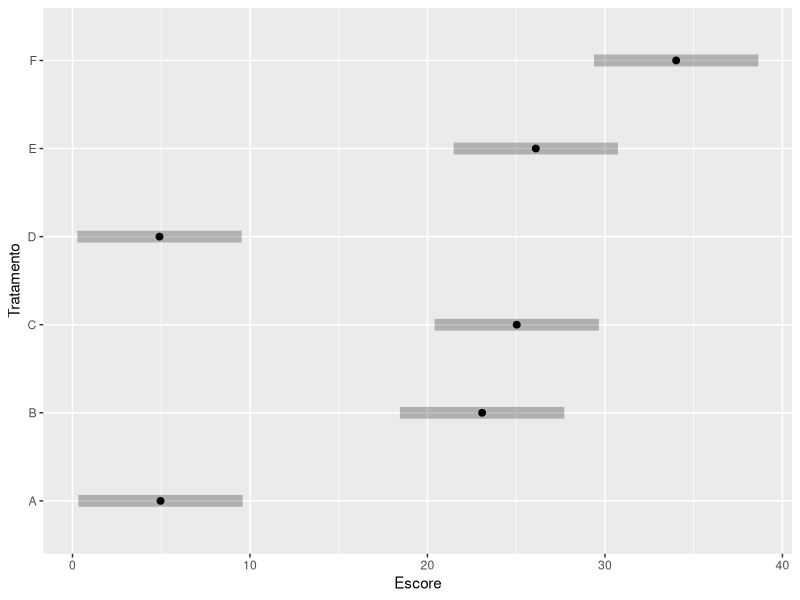
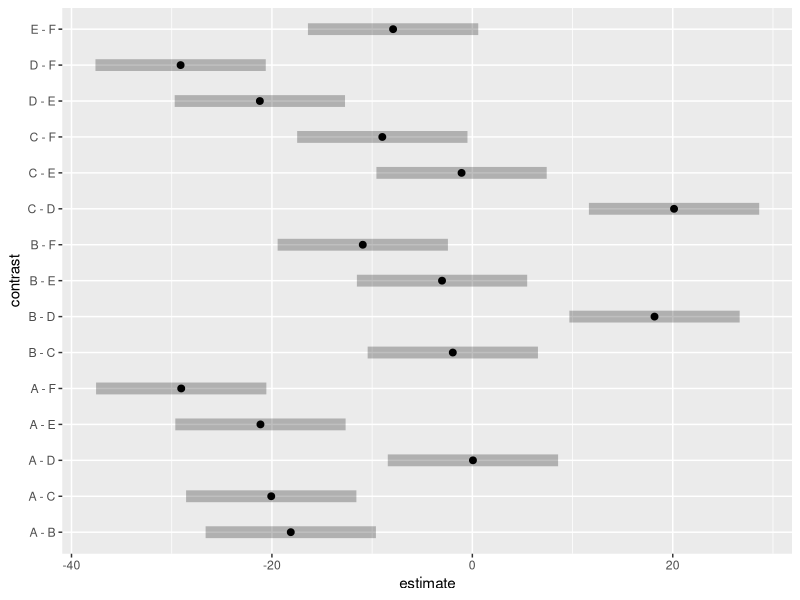
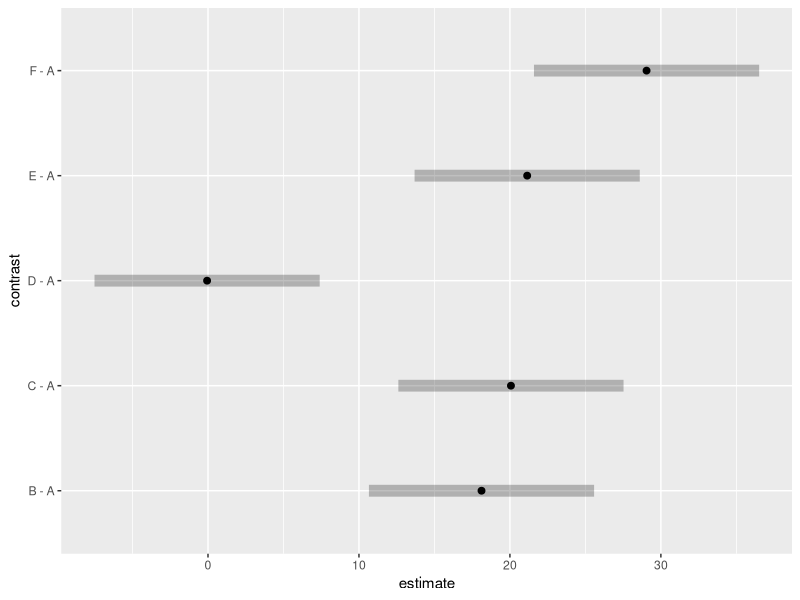

R code for these plots, in order:
library(readxl)
suppressMessages(library(lmerTest, warn.conflicts = FALSE))
suppressMessages(library(multcomp, warn.conflicts = FALSE))

## Sachs, 1997, p. 675
## Six persons (block) received six different diuretics
## (A to F, treatment).
## The responses are the Na-concentration (mval)
## in the urine measured 2 hours after each treatment.
## Assume A is the control.
Data <- matrix(c(
  3.88, 5.64, 5.76, 4.25, 5.91, 4.33, 30.58, 30.14, 16.92,
  23.19, 26.74, 10.91, 25.24, 33.52, 25.45, 18.85, 20.45,
  26.67, 4.44, 7.94, 4.04, 4.4, 4.23, 4.36, 29.41, 30.72,
  32.92, 28.23, 23.35, 12, 38.87, 33.12, 39.15, 28.06, 38.23,
  26.65),nrow=6, ncol=6,
  dimnames=list(1:6, LETTERS[1:6]))

# transformação em formato long
nameslong <- c("Paciente","Tratamento","Sodio")
Dados.long <- data.frame(matrix(nrow=0,ncol=length(nameslong)))
names(Dados.long) <- nameslong

for (r in 1:nrow(Data)) # pacientes
{
  tratamentos <- colnames(Data) # tratamentos
  sodios <- as.numeric(Data[r,]) # resultados do paciente
  tmp <- data.frame(rep(r,length(sodios)),tratamentos,sodios)
  names(tmp) <- nameslong
  Dados.long <- rbind(Dados.long,tmp)
}
Dados.long$Paciente <- factor(Dados.long$Paciente)
Dados.long$Tratamento <- factor(Dados.long$Tratamento)
print(Dados.long)

# GLMM
alfa <- 0.05

cat("\nGLMM: omnibus test\n")
res <- lmerTest::lmer(Sodio ~ Tratamento + (1|Paciente), 
                      data=Dados.long)
cat("\n") 
print(stats::anova(res)) 
cat("\n") 

cat("\nPost hoc test: Pairwise Contrasts\n")
EMM <- emmeans::emmeans(res, 
                        specs=pairwise~Tratamento,
                        level=1-alfa,
                        adjust="tukey")
print(plot(EMM, 
           colors="black",
           main="Estimated Marginal Means",
           xlab="Escore",
           ylab="Tratamento"))
print(summary(EMM, 
              infer=TRUE)$contrasts)
print(plot(confint(EMM$contrasts),
           colors="black"))

cat("\nPost hoc test: Reference Level Contrasts")
EMM <- emmeans::emmeans(res, 
                        specs=trt.vs.ctrl~Tratamento,
                        ref=1,
                        reverse=FALSE,
                        level=1-alfa,
                        adjust="dunnett")

print(summary(EMM, 
              infer=TRUE)$contrasts)
print(plot(confint(EMM$contrasts),
           colors="black"))
